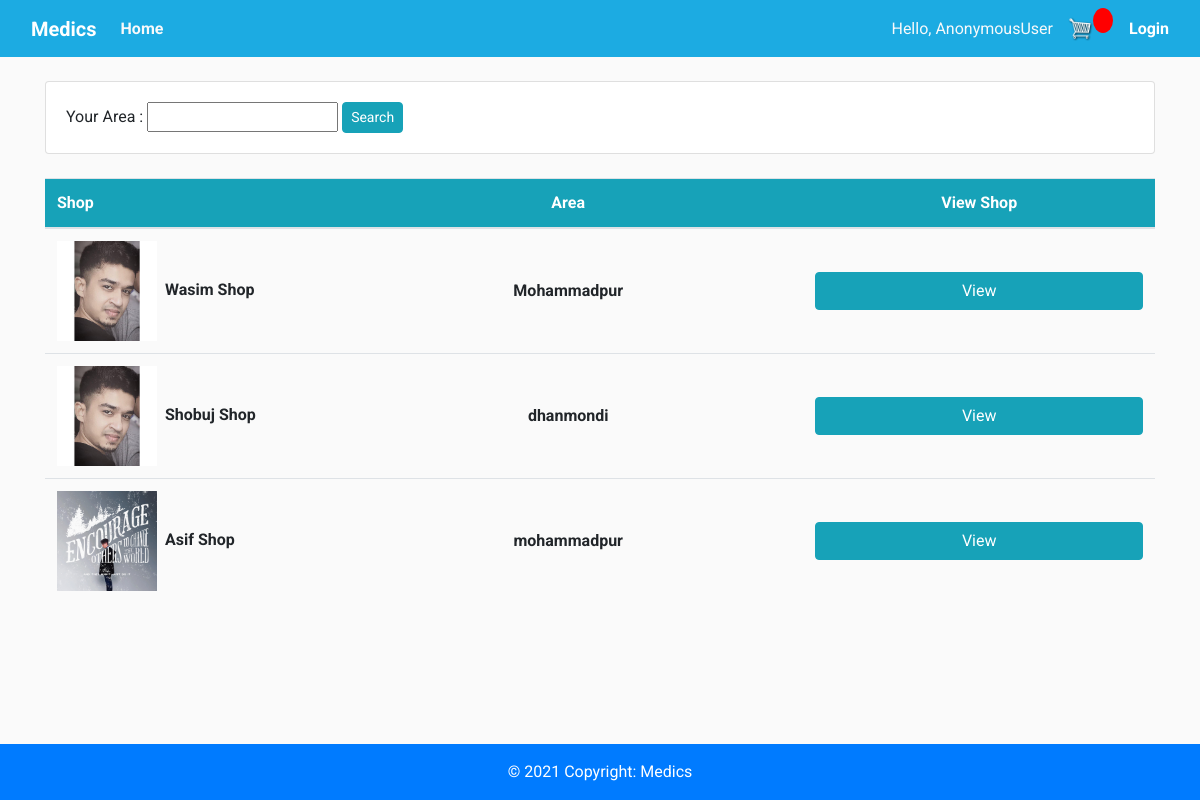
The page / on the database its author committed.
### pharmacy/models.py (models this page shows, shortened)
class Pharmacy(models.Model):
    user = models.OneToOneField(
        User, null=True, blank=True, on_delete=models.CASCADE)
    shop_name = models.CharField(max_length=100)
    phone = models.CharField(max_length=20, null=True)
    address = models.CharField(max_length=200, null=True, blank=True)
    area = models.CharField(max_length=100, null=True, blank=True)
    profile_pic = models.ImageField(
        default="profile1.png", null=True, blank=True)
    date_created = models.DateTimeField(auto_now_add=True, null=True)

### pharmacy/views.py (the view)
# urls.py: 2. Add a URL to urlpatterns:  path('', views.home, name='home')
def home(request):
    pharmecy = Pharmacy.objects.all()
    myFilter = PharmacyFilter(request.GET, queryset=pharmecy)
    pharmecy = myFilter.qs
    context = {
        'pharmecy': pharmecy,
        'myFilter': myFilter,
    }
    return render(request, 'pharmacy/home.html', context)

### pharmacy/templates/pharmacy/home.html
{% extends 'pharmacy/base.html' %}
{%block content%}
<div class="container">
    <br>
    <div class="row">
        <div class="col">
            <div class="card card-body">
                <form method="get">
                    <p class="d-inline "> Your Area : {{myFilter.form}}</p>
                    <button class="btn btn-info rounded btn-sm" type="submit">Search</button>
                </form>
            </div>
        </div>
    </div>
    <br>
    <table class="table">
        <thead>
            <tr class="table " style=" background-color:#17A2B8; color:white">
                <th class="">Shop</th>
                <th class="text-center">Area</th>
                <th class="text-center">View Shop</th>
            </tr>
        </thead>
        <tbody>
            {%for pharm in pharmecy%}
            <tr>
                <td class=" font-weight-bold" style="width: 288px;"><img width="100px" class="mr-2"
                        src="{{pharm.profile_pic.url}}" alt="image">{{pharm.shop_name}}</td>
                <td class="text-center align-middle font-weight-bold">{{pharm.area}}</td>
                <td class="align-middle"><a href="{% url 'shop' pharm.id %}"
                        class="btn btn-info rounded btn-block">View</a>
                </td>
            </tr>
            {%endfor%}
        </tbody>
    </table>
</div>
{%endblock%}

### static/css/main.css (style rules this page uses)
body { background-color: hsl(0, 0%, 98%); }
.btn { border-radius: 0; }

### static/css/shop.css (style rules this page uses)
html, body { font-family: 'Roboto', sans-serif; }

### rows shown on the page
Pharmacy: profile_pic (picture), shop_name "Wasim Shop", area "Mohammadpur"
Pharmacy: profile_pic (picture), shop_name "Shobuj Shop", area "dhanmondi"
Pharmacy: profile_pic (picture), shop_name "Asif Shop", area "mohammadpur"

### other values the page prints
{{ request.user }} "AnonymousUser"
